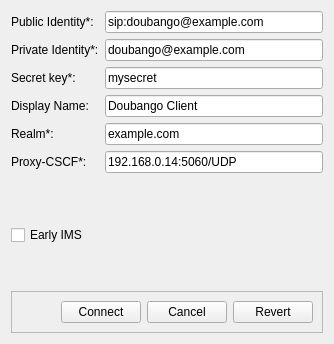
<?xml version="1.0" encoding="UTF-8"?>
<ui version="4.0">
 <class>FormAuthentication</class>
 <widget class="QWidget" name="FormAuthentication">
  <property name="geometry">
   <rect>
    <x>0</x>
    <y>0</y>
    <width>323</width>
    <height>415</height>
   </rect>
  </property>
  <property name="windowTitle">
   <string>Authentication</string>
  </property>
  <layout class="QVBoxLayout" name="verticalLayout">
   <property name="sizeConstraint">
    <enum>QLayout::SetFixedSize</enum>
   </property>
   <item>
    <layout class="QFormLayout" name="formLayout">
     <property name="fieldGrowthPolicy">
      <enum>QFormLayout::AllNonFixedFieldsGrow</enum>
     </property>
     <item row="0" column="0">
      <widget class="QLabel" name="label_PublicIdentity">
       <property name="text">
        <string>Public Identity*:</string>
       </property>
      </widget>
     </item>
     <item row="0" column="1">
      <widget class="QLineEdit" name="lineEdit_PublicIdentity">
       <property name="text">
        <string>sip:doubango@example.com</string>
       </property>
      </widget>
     </item>
     <item row="1" column="0">
      <widget class="QLabel" name="label_PrivateIdentity">
       <property name="text">
        <string>Private Identity*:</string>
       </property>
      </widget>
     </item>
     <item row="1" column="1">
      <widget class="QLineEdit" name="lineEdit_PrivateIdentity">
       <property name="text">
        <string>doubango@example.com</string>
       </property>
      </widget>
     </item>
     <item row="2" column="0">
      <widget class="QLabel" name="label_SecretKey">
       <property name="text">
        <string>Secret key*:</string>
       </property>
      </widget>
     </item>
     <item row="2" column="1">
      <widget class="QLineEdit" name="lineEdit_SecretKey">
       <property name="text">
        <string>mysecret</string>
       </property>
      </widget>
     </item>
     <item row="3" column="0">
      <widget class="QLabel" name="label_DisplayName">
       <property name="text">
        <string>Display Name:</string>
       </property>
      </widget>
     </item>
     <item row="3" column="1">
      <widget class="QLineEdit" name="lineEdit_DisplayName">
       <property name="text">
        <string>Doubango Client</string>
       </property>
      </widget>
     </item>
     <item row="4" column="0">
      <widget class="QLabel" name="label_Realm">
       <property name="text">
        <string>Realm*:</string>
       </property>
      </widget>
     </item>
     <item row="4" column="1">
      <widget class="QLineEdit" name="lineEdit_Realm">
       <property name="text">
        <string>example.com</string>
       </property>
      </widget>
     </item>
     <item row="5" column="0">
      <widget class="QLabel" name="label_PCSCF">
       <property name="text">
        <string>Proxy-CSCF*:</string>
       </property>
      </widget>
     </item>
     <item row="5" column="1">
      <widget class="QLineEdit" name="lineEdit_PCSCF">
       <property name="text">
        <string>192.168.0.14:5060/UDP</string>
       </property>
      </widget>
     </item>
     <item row="6" column="0">
      <spacer name="verticalSpacer">
       <property name="orientation">
        <enum>Qt::Vertical</enum>
       </property>
       <property name="sizeHint" stdset="0">
        <size>
         <width>20</width>
         <height>40</height>
        </size>
       </property>
      </spacer>
     </item>
     <item row="7" column="0" colspan="2">
      <widget class="QCheckBox" name="checkBox_EarlyIMS">
       <property name="text">
        <string>Early IMS</string>
       </property>
      </widget>
     </item>
    </layout>
   </item>
   <item>
    <spacer name="verticalSpacer_2">
     <property name="orientation">
      <enum>Qt::Vertical</enum>
     </property>
     <property name="sizeType">
      <enum>QSizePolicy::Expanding</enum>
     </property>
     <property name="sizeHint" stdset="0">
      <size>
       <width>20</width>
       <height>40</height>
      </size>
     </property>
    </spacer>
   </item>
   <item>
    <widget class="QFrame" name="frame">
     <property name="minimumSize">
      <size>
       <width>40</width>
       <height>40</height>
      </size>
     </property>
     <property name="frameShape">
      <enum>QFrame::StyledPanel</enum>
     </property>
     <property name="frameShadow">
      <enum>QFrame::Raised</enum>
     </property>
     <layout class="QVBoxLayout" name="verticalLayout_2">
      <item>
       <layout class="QHBoxLayout" name="horizontalLayout">
        <item>
         <spacer name="horizontalSpacer">
          <property name="orientation">
           <enum>Qt::Horizontal</enum>
          </property>
          <property name="sizeHint" stdset="0">
           <size>
            <width>40</width>
            <height>20</height>
           </size>
          </property>
         </spacer>
        </item>
        <item>
         <widget class="QPushButton" name="pushButton_Connect">
          <property name="sizePolicy">
           <sizepolicy hsizetype="Fixed" vsizetype="Fixed">
            <horstretch>0</horstretch>
            <verstretch>0</verstretch>
           </sizepolicy>
          </property>
          <property name="text">
           <string>Connect</string>
          </property>
          <property name="autoDefault">
           <bool>false</bool>
          </property>
         </widget>
        </item>
        <item>
         <widget class="QPushButton" name="pushButton_Cancel">
          <property name="sizePolicy">
           <sizepolicy hsizetype="Fixed" vsizetype="Fixed">
            <horstretch>0</horstretch>
            <verstretch>0</verstretch>
           </sizepolicy>
          </property>
          <property name="text">
           <string>Cancel</string>
          </property>
         </widget>
        </item>
        <item>
         <widget class="QPushButton" name="pushButton_Revert">
          <property name="sizePolicy">
           <sizepolicy hsizetype="Fixed" vsizetype="Fixed">
            <horstretch>0</horstretch>
            <verstretch>0</verstretch>
           </sizepolicy>
          </property>
          <property name="text">
           <string>Revert</string>
          </property>
         </widget>
        </item>
       </layout>
      </item>
     </layout>
    </widget>
   </item>
  </layout>
 </widget>
 <resources/>
 <connections/>
</ui>
